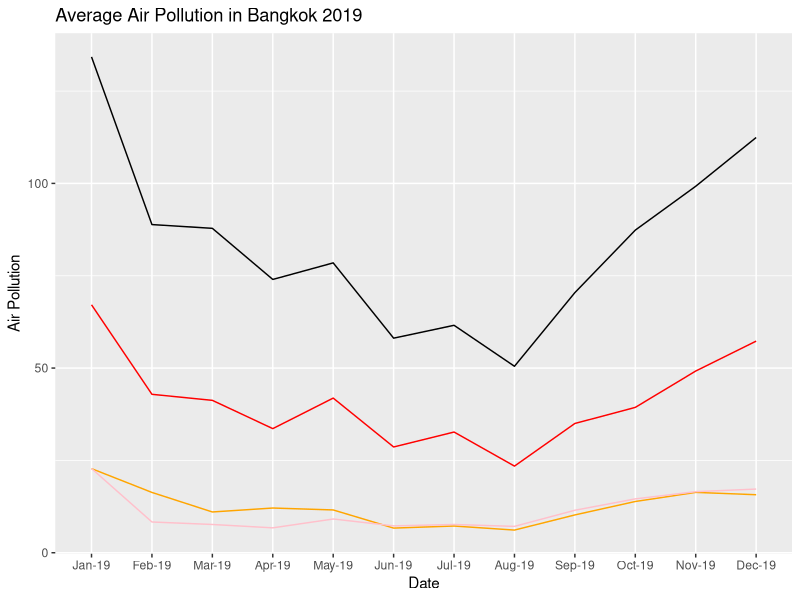

Source code (R):
## ---- chunk 1
library(tidyverse)
library(dplyr)
library(ggplot2)
## ---- chunk 2
ap19_full <- read.csv("bangkok-air-quality.csv")
ap19_full
## ---- chunk 3
ap19 <- select(ap19_full,c(date, pm25, pm10, o3, no2))
ap19
## ---- chunk 4
ap19sum <- ap19 %>%
  group_by(date) %>%
  summarise(mean_pm25 = mean(pm25),mean_pm10 = mean(pm10),mean_o3 = mean(o3),mean_no2 = mean(no2))
ap19sum
## ---- chunk 5
ro_ap19sum <- ap19sum[c(5,4,8,1,9,7,6,2,12,11,10,3),]
ro_ap19sum
## ---- chunk 6
ggplot(data=ap19sum, aes(x=date, y=mean_pm25, group=1)) +
  geom_line()+
  geom_line(aes(x=date, y=mean_pm10), color = "red") +
  geom_line(aes(x=date, y=mean_o3), color = "orange") +
  geom_line(aes(x=date, y=mean_no2), color = "pink") +
  labs(title = "Average Air Pollution in Bangkok 2019", x = "Date", y = "Air Pollution") +
  theme(legend.position = c(0, 0.1),legend.justification = c(0, 0.1))+
  scale_x_discrete(limits = c("Jan-19", "Feb-19", "Mar-19","Apr-19","May-19","Jun-19","Jul-19","Aug-19","Sep-19","Oct-19","Nov-19","Dec-19"))
